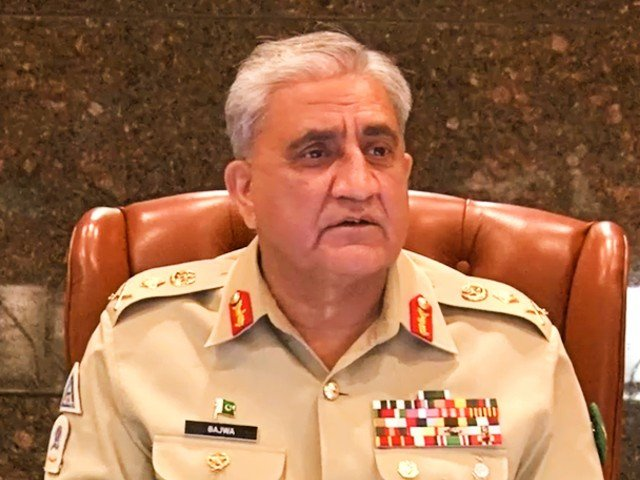
#> input picture LAB_2/COAS.jpg, 640 x 480 px, found by its file name
$ python 'LAB_2 ( image (filter,crop) ).py'
#> lines starting #> are read from the running program, lines starting #| are printed output that depends on the picture
# Import required modules
from PIL import Image
import numpy as np

def blacknwhite(image):
    #convert to grey-scale
    bnw=image.convert('1')
        # The default method of converting a greyscale ("L") or "RGB"
        # image into a bilevel (mode "1") image uses Floyd-Steinberg
        # dither to approximate the original image luminosity levels. If
        # dither is :data:`NONE`, all values larger than 127 are set to 255 (white),
        # all other values to 0 (black).
    bnw.show()

    print("\n\nBNW MATRIX\n")
    image_bnw_arr = np.array(bnw)
    print(image_bnw_arr)


def grayscale(image):

    #convert to grey-scale
    grey=image.convert('L')
    #  When translating a color image to greyscale (mode "L"),
    #   the library uses the ITU-R 601-2 luma transform::
    #         L = R * 299/1000 + G * 587/1000 + B * 114/1000

    grey.show()

    print("\n\ngrey-scale Matrix\n")
    image_grey_arr = np.array(grey)
    print(image_grey_arr)


def cropimage(image):

    # Convert image to array
    image_arr = np.array(image)

    # Crop image
    image_arr = image_arr[:480,:320]
    # image resolution is 640x480 which means:
    # each row has 640 pixels(columns)
    # and there are 480 row in total
    # print(image_arr)

    # Convert array to image
    image = Image.fromarray(image_arr)

    # Display image
    image.show()


def main():
    # Load image
    d=int(input("GRAY_SCALE image: 1\ncrop image: 2\nB N W image: 3\nAll image func: 4\n"))
#> the answer given: 1
    image = Image.open("G:\\My Drive\\University-Work\\SEMESTER 6\\CG\\LAB TASK\\COAS.jpg")
#> image is the input picture: PIL image 640x480 RGB; mean R, G, B 161.7, 111.1, 78.2

    if(d==1):
        grayscale(image)
#> in grayscale, `grey=image.convert('L')`:
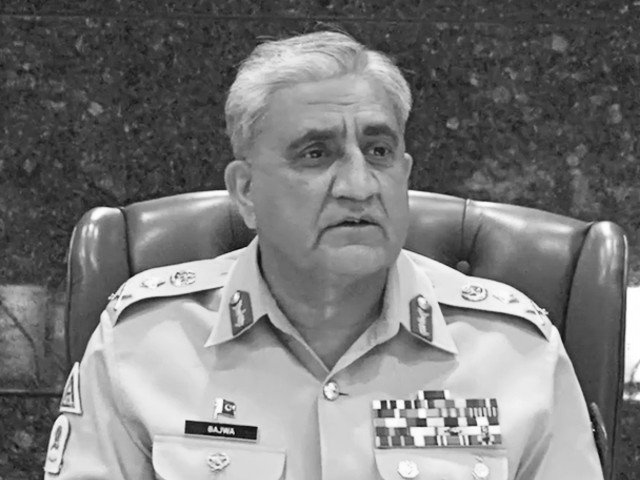
#> grey: PIL image 640x480 L; min 6, max 255, mean 122.5
#> (printed output is left out)
    elif(d==2):
        cropimage(image)
    elif(d==3):
        blacknwhite(image)
    else:
        grayscale(image)
        cropimage(image)
        blacknwhite(image)


main()
